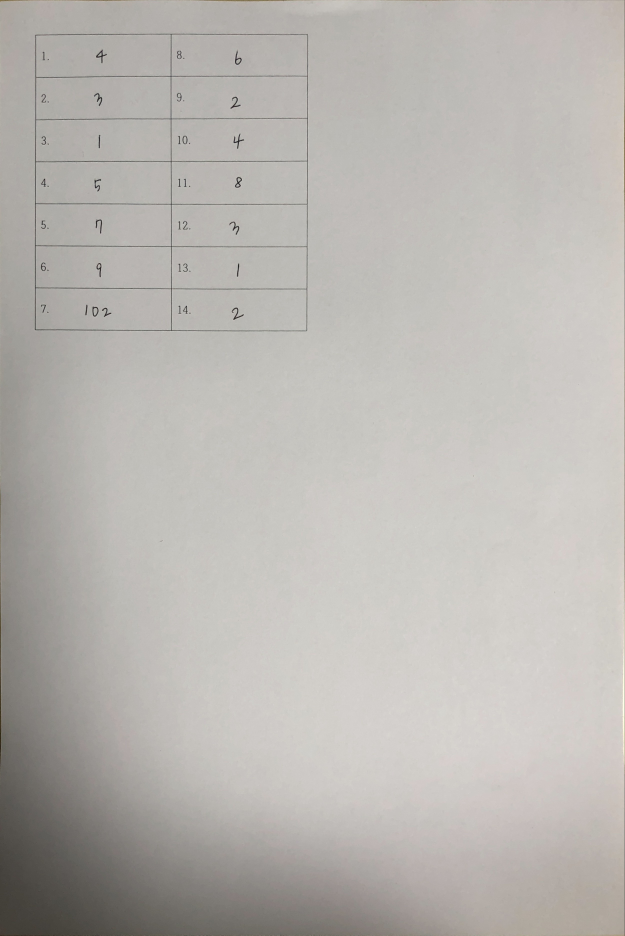
#> input picture test_image/realimg.jpeg, 2500 x 3742 px, found by its file name (shown at 1/4 size); the run also reads 1 picture not shown here
$ python new1.py
#> lines starting #> are read from the running program, lines starting #| are printed output that depends on the picture; after the words box and inside, x2 and y2 are one past the last pixel; in counts of white or black regions, pixels touching at a corner belong together
#> further down, img is the input picture: shape (3742, 2500, 3); mean B, G, R 177.5, 181.8, 185
import cv2 as cv
import sys

# 점 클래스
class Point:
    def __init__(self, x ,y):
        self.x = x
        self.y = y

# 사각형 클래스
class Rect:
    def __init__(self, rect):
        self.x = rect[0]
        self.y = rect[1]
        self.w = rect[2]
        self.h = rect[3]

    def __iter__(self):
        self.i = -1
        return self

    def __next__(self):
        r = (self.x, self.y, self.w, self.h)
        self.i += 1
        if self.i >= 4:
            raise StopIteration
        return r[self.i]

    def __repr__(self):
        return repr((self.x, self.y, self.w, self.h))

    def __add__(self, other):
        return (self.x + other.x, self.y + other.y, self.w + other.w, self.h + other.h)

    def __eq__(self, other):
        return (self.x==other.x and self.y==other.y and self.w==other.w and self.h==other.h)

    def __hash__(self) -> int: # 같은지 비교를 위함 -> ==과 set에서 씀
        return hash((self.x, self.y, self.w, self.h))

# img에 대해 윤곽선을 사각형 형태의 리스트로 반환하는 함수
def getContoursRect(img):
    gray = cv.cvtColor(img, cv.COLOR_BGR2GRAY) # img를 grayscale(회색조)로 변환
    blur = cv.GaussianBlur(gray, (3,3), 0) # 가우시안 블러 처리
    canny = cv.Canny(blur, 150, 100)
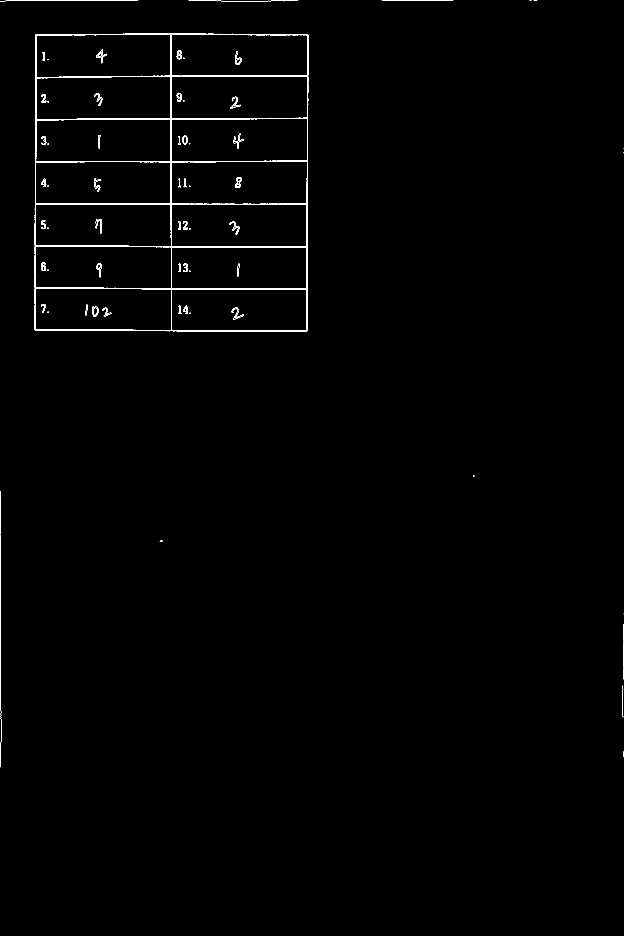
#> canny: shape (3742, 2500) (shown at 1/4 size); 0.4% white in thin lines or dots
    contours, hier = cv.findContours(canny, cv.RETR_LIST, cv.CHAIN_APPROX_SIMPLE)
#> contours = 165 contours, 62 with area under 20; largest, box (x1, y1, x2, y2) and area: (139, 134, 1233, 1326) 1294345, (139, 134, 1233, 1326) 1294342, (143, 137, 1230, 817) 544722, (142, 816, 1228, 1323) 357420, (685, 474, 1229, 646) 91370

    rects = [Rect(cv.boundingRect(each)) for each in contours] # cv.boundingRect(each)는 사각형 정보 튜플(x,y,w,h)을 반환
#> rects = 165 items
    rectsNoDup = set(rects) # rectsNoDup: rects의 중복 제거(출력해서 확인해보면 rects에는 중복되는 사각형이 있다)
#> rectsNoDup = 131 items
    return list(rectsNoDup)

path = './test_image'
img = cv.imread(path + '/realimg.jpeg')

if img is None:
    sys.exit('Could not read the image.')

cv.namedWindow('image', cv.WINDOW_NORMAL)
cv.imshow('image', img)

rects = getContoursRect(img)
#> rects = 131 items
rects.sort(key=lambda rect : (-(rect.w*rect.h), rect.x, rect.y)) # 가장 큰 사각형을 찾기 위함
tableRect = rects[0] # tableRect: 가장 큰 사각형
offset = 0
tableRect.x = max(0, tableRect.x - offset)
#> tableRect.x = 139
tableRect.y = max(0, tableRect.y - offset)
#> tableRect.y = 134
tableArea = img[tableRect.y:tableRect.y+tableRect.h+offset*2, tableRect.x:tableRect.x+tableRect.w+offset*2] # 표 영역만 추출(BGR)
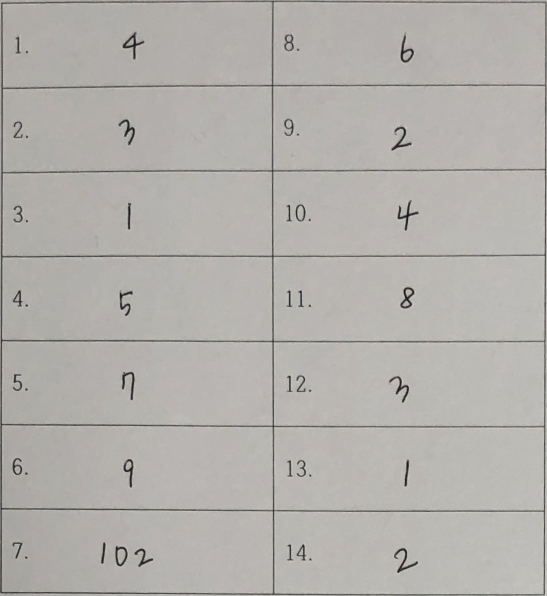
#> tableArea: shape (1192, 1094, 3) (shown at 1/2 size); mean B, G, R 172.1, 176, 178.5
grayTable = cv.cvtColor(tableArea, cv.COLOR_BGR2GRAY)

img1 = tableArea.copy()
img2 = tableArea.copy()


row, col = 7, 2 # table의 행과 열 개수
h = int(tableRect.h / row) # 문항 박스 하나의 높이
#> h = 170
w = int(tableRect.w / col) # 문항 박스 하나의 너비
#> w = 547
offset = -10
imgidx, imgidx28 = 1, 1

savepath = './save_test'
whiteBg = cv.imread(path + '/white_bg.jpg', cv.IMREAD_GRAYSCALE)
#> whiteBg: shape (300, 300); every value is 255

for c in range(col):
    for r in range(row):
        sx = max(0, c*w - offset)
        ex = min(tableRect.w, sx + w + offset*2)
        sy = max(0, r*h - offset)
        ey = min(tableRect.h, sy + h + offset*2)
        box = tableArea[sy:ey, sx:ex]
        box2 = box.copy()
        grayBox = cv.cvtColor(box, cv.COLOR_BGR2GRAY)
        border, boxBinary = cv.threshold(grayBox, 125, 255, cv.THRESH_BINARY)

        cv.imwrite('binarytest' + str(imgidx) + '.jpg', boxBinary)

        rects = getContoursRect(box)
        for rect in rects: # 처리 전 그려보기
            color = (0,255,0)
            cv.rectangle(box, (rect.x, rect.y),
                 (rect.x+rect.w, rect.y+rect.h), color, 2)

        # 포함되는 사각형이 있으면 하나로 합치는 과정 -> 겹치는 사각형이 있으면 하나로 합치기
        rects.sort(key=lambda rect : (rect.x, rect.y, rect.w, rect.h))
        idx = 0
        # print(f'before: {r}, {c}: {rects}')

        while idx < len(rects)-1:
            # [18 lines of commented-out code are left out]

            if (rects[idx].x <= rects[idx+1].x+rects[idx+1].w and
                rects[idx].x+rects[idx].w >= rects[idx+1].x and
                rects[idx].y <= rects[idx+1].y+rects[idx+1].h and
                rects[idx].y+rects[idx].h >= rects[idx+1].y):
                nx = min(rects[idx].x, rects[idx+1].x)
                ny = min(rects[idx].y, rects[idx+1].y)
                nw = max(rects[idx].x+rects[idx].w, rects[idx+1].x+rects[idx+1].w) - min(rects[idx].x, rects[idx+1].x)
                nh = max(rects[idx].y+rects[idx].h, rects[idx+1].y+rects[idx+1].h) - min(rects[idx].y, rects[idx+1].y)
                rects[idx].x = nx
                rects[idx].y = ny
                rects[idx].w = nw
                rects[idx].h = nh
                rects.pop(idx+1)
            else:
                idx += 1

        # 겹치는 사각형을 다 합치고도 불필요한 사각형이 존재하면 버리기
        idx = 0
        while idx < len(rects):
            if (rects[idx].w*rects[idx].h) <= 10:
                rects.pop(idx)
            else:
                idx += 1

        for rect in rects:
            color = (0,255,0)
            cv.rectangle(box2, (rect.x, rect.y),
                 (rect.x+rect.w, rect.y+rect.h), color, 2)

        for rect in rects:
            target = boxBinary[rect.y:rect.y+rect.h, rect.x:rect.x+rect.w]
            mask = 255-target
            sz = (int)(max(rect.w, rect.h)*1.5)
            squareWhite = cv.resize(whiteBg.copy(), dsize=(sz,sz))

            # squareimg 중심: (sz/2, sz/2)
            # img의 시작점: (sz/2 - w/2, sz/2 - h/2)
            sx = (int)(sz/2 - rect.w/2)
            sy = (int)(sz/2 - rect.h/2)
            crop = squareWhite[sy:sy+rect.h, sx:sx+rect.w]
            cv.copyTo(target, mask, crop)

            cv.imwrite(savepath + '/squareimg' + str(imgidx) + '.jpg', squareWhite) # 28*28 아님
            imgidx += 1

            # 28*28로 변환
            if squareWhite.shape[0] > 28: # 이미지 축소 - INTER_AREA
                squareWhite = cv.resize(squareWhite, (28,28), interpolation=cv.INTER_AREA)
            elif squareWhite.shape[0] < 28: # 이미지 확대 - INTER_LINEAR(default, slow) / INTER_CUBIC(linear보다 느리지만 품질 굿)
                squareWhite = cv.resize(squareWhite, (28,28), interpolation=cv.INTER_LINEAR)
            cv.imwrite(savepath + '/square28img' + str(imgidx28) + '.jpg', squareWhite)
            imgidx28 += 1

        cv.imwrite(savepath + '/square28img' + str(imgidx28) + '.jpg', cv.resize(whiteBg, (28,28), interpolation=cv.INTER_AREA)) # 문항 마지막에 흰색 배경 추가
        imgidx28 += 1
        # print(f'after: {r}, {c}: {rects}')

        cv.imwrite(str(r) + str(c) + 'a.jpg', box)
        cv.imwrite(str(r) + str(c) + 'b.jpg', box2)
#> this loop made 2 passes
#> pass 1, `cv.imwrite('binarytest' + str(imgidx) + '.jpg', boxBinary)`:
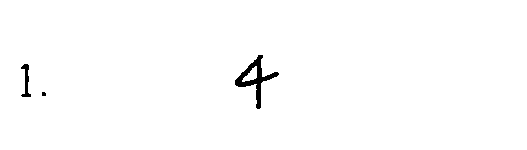
#> saved as binarytest1.jpg: shape (150, 527); 99.1% white; 3 black regions (1 under 20 px), largest, box (x1, y1, x2, y2) and area: (235, 55, 279, 109) 577, (21, 64, 31, 97) 144
#> pass 1, `cv.imwrite(savepath + '/square28img' + str(imgidx28) + '.jpg', squareW..`:
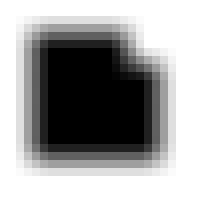
#> saved as square28img2.jpg: shape (28, 28) (shown 8 times larger); min 0, max 255, mean 176.9
#> after the loop:
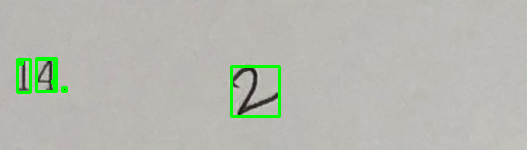
#> box: shape (150, 527, 3); mean B, G, R 176.2, 184.9, 182.1
#> after the loop:
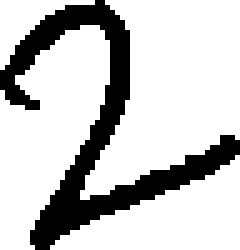
#> crop: shape (50, 48) (shown 5 times larger); 77.8% white; 1 black region, box (x1, y1, x2, y2) and area: (0, 0, 48, 50) 533
#> after the loop: mask: shape (50, 48); 22.2% white; 1 white region, box (x1, y1, x2, y2) and area: (0, 0, 48, 50) 533
#> after the loop:
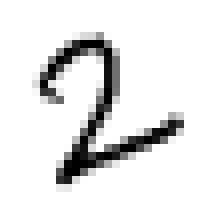
#> squareWhite: shape (28, 28) (shown 8 times larger); min 0, max 255, mean 230.8
#> after the loop, imgidx = 50; imgidx28 = 64

k = cv.waitKey(0)
#> (key Esc is pressed here)

if k == 27:
    cv.destroyAllWindows()
elif k == ord('s'):
    # cv.imwrite('testgray.jpg', gray)
    # cv.imwrite('testblur.jpg', blur)
    # cv.imwrite('testcanny.jpg', canny)

    cv.imwrite('testimg1.jpg', img1)
    cv.imwrite('testimg2.jpg', img2)

    cv.imwrite('extractTable.jpg', tableArea)

    cv.destroyAllWindows()
